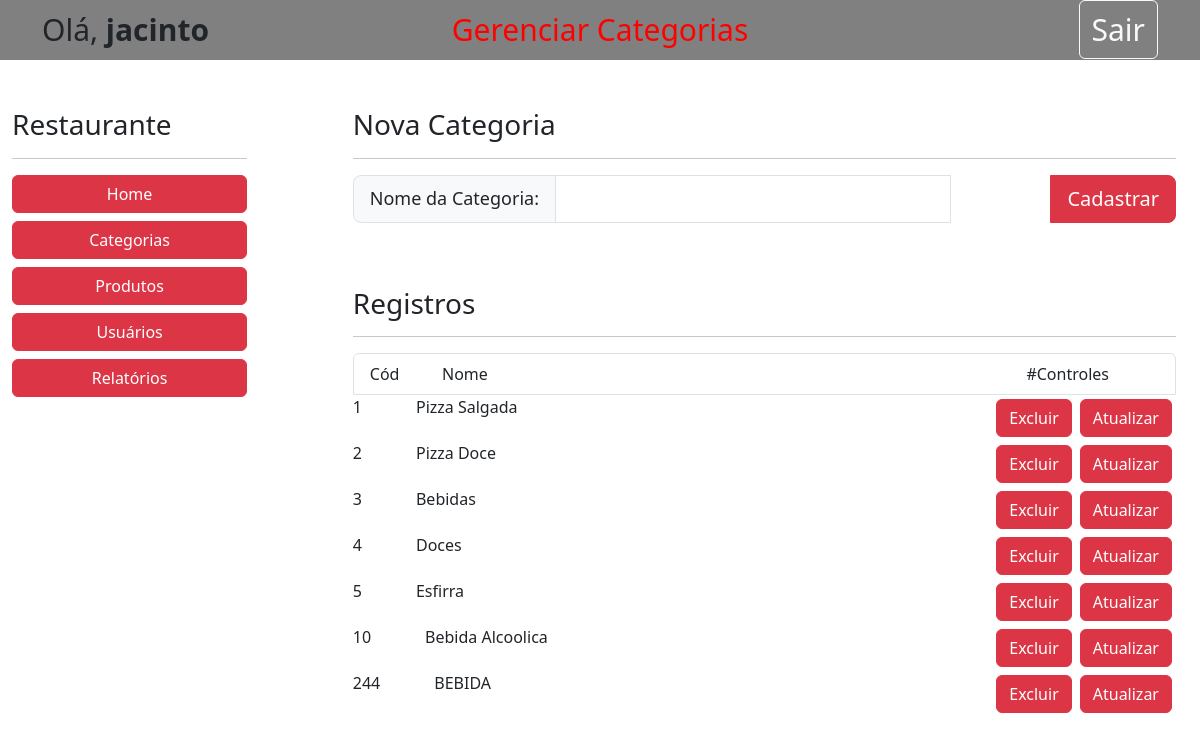
The app's page /gerenciar_categorias.php (signed in) with its own data.
### tables this page shows
CREATE TABLE `tb_categoria` (
  `cd_categoria` int(11) NOT NULL,
  `nm_categoria` varchar(45) NOT NULL
);

### conexao.php (called while the page is built, shortened)
<?php
function getCategorias(){
    $comando = 'SELECT * FROM tb_categoria';
    $resposta = $GLOBALS['con']->query($comando);
    return $resposta;
}

### gerenciar_categorias.php (the view, shortened to what this page needs)
<?php include('conexao.php');
?>
<!DOCTYPE html>
<html lang="pt-br">
<head>
    <link href="https://cdn.jsdelivr.net/npm/bootstrap@5.3.3/dist/css/bootstrap.min.css" rel="stylesheet">
</head>
<body>
    <div class="topo">
        <div class="container text-center">
            <div class="row align-items-center">
                <div class="col text-start">
                    <span" style="font-size: 30px;">Olá, <b><?php echo $_SESSION['nome'];?></b></span>
                </div>
                <div class="col text-center">
                    <span style="color: red; font-size: 30px;">Gerenciar Categorias</span>
                </div>
                <div class="col">
                    <a href="index.html" class="btn btn-outline-light" style="float:right; font-size: 30px;">Sair</a>
                </div>
            </div>
        </div>
    </div>
    <div class="container-fluid">
        <br>
        <br>
        <div class="row-sm" style="width: 30%;float: left;">
            <div class="col-8">
               <h3>Restaurante</h3>
               <hr>
               <div class="d-grid gap-2 col-12 auto">
                <?php include('menu.inc'); ?>
               </div>
           </div>
       </div>
        <div class="row text-center" style="width: 70%;float: left;">
            <div class="card-body">
                <h3 style="text-align: left;">Nova Categoria</h3>
                <hr>
                <form method = "post">
                <div class="input-group mb-3 input-group-lg">
                        <span class="input-group-text" id="basic-addon1" style="font-size: 18px;">Nome da Categoria:</span>
                        <input type="text" class="form-control" style="margin-right: 100px;" name="categoria">
                        <button type="submit"  class="btn btn-primary btn-danger">Cadastrar</button>
                    </form>
                </div>
            </div>
        </div>
            <div class="row text-center" style="width:70%; float: left;">
                <div class="card-body">
                    <br>
                    <br>
                    <h3 style="text-align: left;">Registros</h3>
                    <hr>
                    <div class="mb-3 input-group-lg">
                        <ul class="list-group ">
                            <li class="list-group-item"><label>Cód</label> <label style="margin-left: 3.2vw;">Nome</label>  <label style="float: right; margin-right: 50px;">#Controles</label></li>
                            <?php
                            $todas = getCategorias();
                            while($linha = $todas->fetch_array()){
                                echo '<li class=."list-group-item"><label id="bebida_num">'.$linha['cd_categoria'].'</label><label style="margin-left: 4.5vw;">'.$linha['nm_categoria'].'</label>
                                <a  href="?atualizar='.$linha['nm_categoria'].'">
                                <button class="btn btn-primary m-1 btn-danger" type="button" style="float: right;">Atualizar</button></a>
                                <a href="?excluir='.$linha['cd_categoria'].'"><button class="btn btn-primary m-1 btn-danger" type="button" style="float: right;">Excluir</button></a>
                                </li>';
                            }
                            ?>
                        </ul>
                    </div>
                </div>
            </div>
</body>
</html>

### gerenciar_categorias.php (style rules this page uses)
.topo { width: 100%; height: 7.5vh; background-color: grey; }
li { text-align: left; list-style: none; }

### records on screen
tb_categoria: cd_categoria "1", nm_categoria "Pizza Salgada"
tb_categoria: cd_categoria "2", nm_categoria "Pizza Doce"
tb_categoria: cd_categoria "3", nm_categoria "Bebidas"
tb_categoria: cd_categoria "4", nm_categoria "Doces"
tb_categoria: cd_categoria "5", nm_categoria "Esfirra"
tb_categoria: cd_categoria "10", nm_categoria "Bebida Alcoolica"
tb_categoria: cd_categoria "244", nm_categoria "BEBIDA"

### other values on screen
$_SESSION['nome'] "jacinto"
